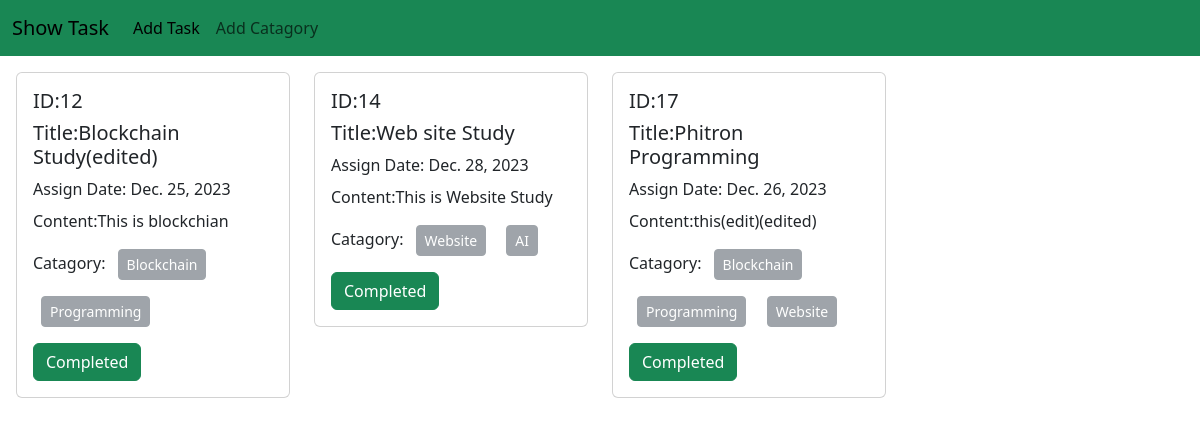
The page / on the database its author committed.
### task_model/models.py (models this page shows, shortened)
class ModelTask(models.Model):
    TaskTitle = models.CharField(max_length = 50)
    Description = models.TextField()
    Assign_date = models.DateField()
    Catagory =models.ManyToManyField(CatagoryMadel)
    Complited = models.BooleanField(default= False)

### task_catagory/models.py (models this page shows, shortened)
class CatagoryMadel(models.Model):
    catagory = models.CharField(max_length = 30)

### Task_project/views.py (the view)
# urls.py: 2. Add a URL to urlpatterns:  path('', Home.as_view(), name='home')
def Home(request):
    data  = ModelTask.objects.all()
    return render(request,'home.html',{'data':data})

### templates/home.html
{% extends "base.html" %}
{% block home_block %}
      <div class="row p-3">
        {% for i in data %}
        <div class="col-sm-3 mb-3 mb-sm-0">
          <div class="card">
            <div class="card-body">
              <h5 class="card-title">ID:{{i.id}}</h5>
              <h5 class="card-title">Title:{{i.TaskTitle}}</h5>
              <p class="card-title">Assign Date: {{i.Assign_date}} </p>
              <p class="card-title">Content:{{i.Description}}</p>
              <p class="card-title">Catagory:
                {% for j in i.Catagory.all  %}
                <button class="btn btn-secondary m-2 btn-sm" disabled>{{j.catagory}}</button>
                {% endfor %}
              </p>
              {% if i.Complited %}
              <button class="btn btn-success">Completed</button>
              {% else %}
              <a href=" {% url 'editedbutton' i.id %} " class="btn btn-success">edit</a>
              <a href=" {% url 'deletebutton' i.id %} " class="btn btn-danger">Delete</a>
              {% endif %}
            </div>
          </div>
        </div>
        {% endfor %}
      </div>
    {% endblock  %}

### templates/base.html (shortened to what this page needs)
<!DOCTYPE html>
<html lang="en">
<head>
    <link href="https://cdn.jsdelivr.net/npm/bootstrap@5.3.2/dist/css/bootstrap.min.css" rel="stylesheet">
</head>
<body>
    <nav class="navbar navbar-expand-lg bg-success";>
        <div class="container-fluid";>
          <a class="navbar-brand" href=" {% url 'homepage' %} ">Show Task</a>
          <div class="collapse navbar-collapse" id="navbarSupportedContent">
            <ul class="navbar-nav me-auto mb-2 mb-lg-0">
              <li class="nav-item">
                <a class="nav-link active" aria-current="page" href="{% url 'taskmodelpage' %}">Add Task</a>
              </li>
              <li class="nav-item">
                <a class="nav-link" href="{% url "taskcatagory" %}">Add Catagory</a>
              </li>
            </ul>
          </div>
        </div>
      </nav>
    {% block home_block %}
    {% endblock  %}
</body>
</html>

### rows shown on the page
ModelTask: id "12", TaskTitle "Blockchain Study(edited)", Assign_date "Dec. 25, 2023", Description "This is blockchian", Complited "Completed"
CatagoryMadel: catagory "Blockchain"
CatagoryMadel: catagory "Programming"
ModelTask: id "14", TaskTitle "Web site Study", Assign_date "Dec. 28, 2023", Description "This is Website Study", Complited "Completed"
CatagoryMadel: catagory "Website"
CatagoryMadel: catagory "AI"
ModelTask: id "17", TaskTitle "Phitron Programming", Assign_date "Dec. 26, 2023", Description "this(edit)(edited)", Complited "Completed"
